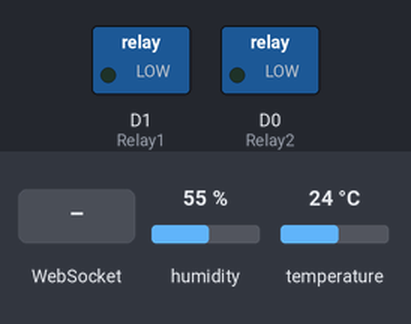
Simulated run of this sketch. Board: ESP8266 (NodeMCU). Parts: switched loads named in the sketch (green lamp = pin HIGH). Inputs (shaded band) come from the test bench; at power-on: humidity 55 %, temperature 24 °C. WiFi joins after 1.5 s; servers stay silent unless stated; what the sketch prints to the serial monitor is not drawn.

Above: at 1.3 s.
1.4 s: WebSocket text "OFF1" received
At 1.8 s:
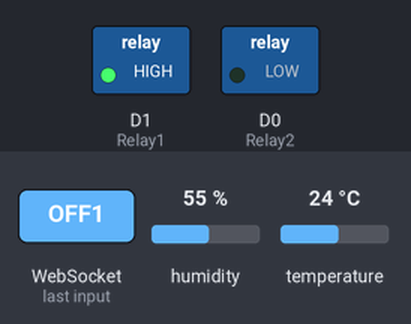
3.0 s: WebSocket text "OFF2" received
At 3.7 s:
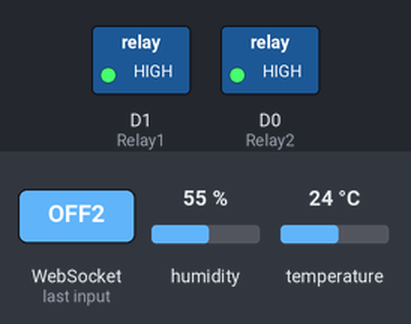
4.6 s: WebSocket text "ON1" received
At 5.5 s:
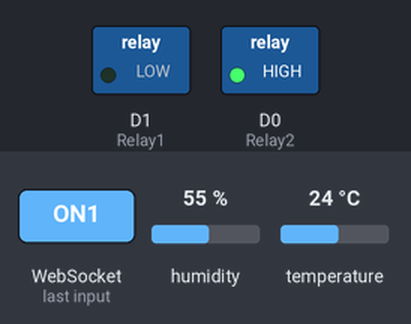
6.2 s: WebSocket text "ON2" received
At 7.4 s:
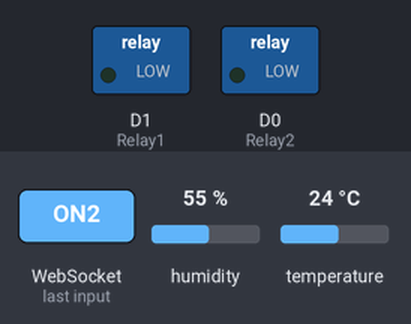
Timing chart, 0 to 8.8 s (numbered marks = the images above; inputs shaded):
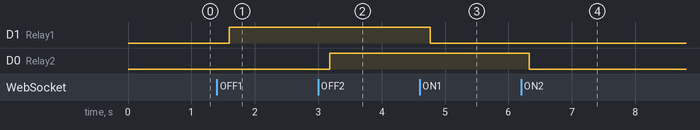

The sketch:

Project.ino
```cpp
#include "stdio.h"

#include "DHT.h"
const int DHTTYPE = DHT11;

const int DHTPin = 4;
const int Relay1 = 5;
const int Relay2 = 16;


String Rx;
String alert;
int Ttemp1 = 0;
int Htemp1 = 0;
int Datatemp = 0;

float H0 = 90;
float H1  = 20;
float T0 = 33;
float T1 = 20;


float Tx,Hx;
String D4;


DHT dht(DHTPin, DHTTYPE);     // Initialize DHT sensor.
static char celsiusTemp[7];
static char fahrenheitTemp[7];
static char humidityTemp[7];


// Include for Server
#include <ESP8266WiFi.h>
#include <ESP8266WebServer.h>
#include <BlynkSimpleEsp8266.h>
#include <ESP8266mDNS.h>  //Thư viện mDNS
#include <WebSocketsServer.h>
WebSocketsServer webSocket = WebSocketsServer(81);
ESP8266WebServer webServer(80);
BlynkTimer timer_update;
char* ssid = "Nguyen";
char* pass = "12345678";


const char MainPage[] PROGMEM = R"=====(
<!DOCTYPE html>
  <html>
   <head>
       <title>HOME PAGE</title>
       <style>
          body {text-align:center;}
          h1 {color:#003399;}
          a {text-decoration: none;color:#FFFFFF;}

          .bt_1 {
            height:50px;
            width:100px;
            margin:10px 0;
            background-color:#FF0F9F;
            border-radius:5px;
          }
          .bt_2 {
            height:50px;
            width:100px;
            margin:10px 0;
            background-color:#00FE00;
            border-radius:5px;
          }

      .Tag{
      font-size: 25px;
      style: color:red;
      }
      .Header{
      font-size: 30px;
      style: color: black;
      background-color: pink;
      }
       </style>
       <meta name="viewport" content="width=device-width,user-scalable=0" charset="UTF-8">
   </head>
   <body onload="javascript:init()">

    <h1 class = 'Header'> ĐỒ ÁN GIÁM SÁT  </h1>


    <div    <p class="Tag" > Thông số  </div>
  <div  <p class="Tag" > Nhiệt độ - Độ Ẩm </div>
  <div  <p  </div>

    <button class="bt_2"style="color:pink" id = "Nhiệt" >D1 </button>
  <button class="bt_2"style="color:pink" id = "Độ ẩm" >D2 </button>

    </div>
<h2 class = "Tag"> Bật Tắt </h2>

  <div>
    <button class="bt_2"style="color:red"onclick="sendData(OFF1)" id = "BUTTON1" > OFF1 </button>
  <button class="bt_2"style="color:red"onclick="sendData(ON1)" id = "BUTTON2" > ON1 </button>

<div>
  <button class="bt_2"style="color:red"onclick="sendData(OFF2)" id = "BUTTON3" > OFF2 </button>
  <button class="bt_2"style="color:red"onclick="sendData(ON2)" id = "BUTTON4" > ON2 </button>
<div>
  <button class="bt_2"style="color:red"onclick="alertCS()" id = "check" > check </button>
    </div>

      <script>
        function alertCS(){
            alert("Xác nhận button 1");
        }
  </script>

  <script>
  function alerthight(){
      alert(" Server Error");
      }
      </script>


      <script>
            var Socket;      //Khai báo biến Socket
            function init(){
              //Khởi tạo websocket
              Socket = new WebSocket('ws://' + window.location.hostname + ':81/');
              //Nhận broadcase từ server
              Socket.onmessage = function(event){


                var JSONobj = JSON.parse(event.data);   //Tách dữ liệu json


                document.getElementById("Nhiệt").innerHTML = JSONobj.D1;
        document.getElementById("Độ ẩm").innerHTML = JSONobj.D2;


              }
            }
            //-----------Gửi dữ liệu lên Server-------------------
            function sendData(data){
              Socket.send(data);
            }
      </script>
   </body>
  </html>
)=====";


void setup() {

  //  setup for server


  pinMode(Relay1,OUTPUT);
  pinMode(Relay2,OUTPUT);


  //===============Thiết lập kết nối WiFi=================//
  //WiFi.begin(ssid,pass);
  Serial.begin(9600);
  //Serial.print("Connecting");
//  while(WiFi.status()!=WL_CONNECTED){
//    delay(500);
//    Serial.print("...");
//  }
//  Serial.println(WiFi.localIP());
  WiFi.disconnect();
  WiFi.mode(WIFI_AP);
  WiFi.softAP(ssid, pass);
  //======Khởi tạo mDNS cấp phát Tên miền E-SMART HOME====//
  if (!MDNS.begin("E-SMARTHOME")) {
    Serial.println("Error setting up MDNS responder!");
    while (1) {
      delay(1000);
    }
  }
  Serial.println("mDNS responder started");
  MDNS.addService("http","tcp",80);
  //=================Khởi tạo Web Server=================//

  webServerStart();
  webSocket.begin();
  webSocket.onEvent(webSocketEvent);
  timer_update.setInterval(1000L, updateStateD);


  //  setup for dht11

  delay(10);
  dht.begin();

}

void loop() {
  MDNS.update();  //mDNS
  webServer.handleClient();
  webSocket.loop();


  float hx =  readdht11_readh();
  float tx =  readdht11_readt();


  Hx = hx;
  Tx = tx;
  float blank  ;


  String  D1 = convert(hx);
  String  D2 = convert(tx);

  Comparet(tx);
  Compareh(hx);


  String JSONtxt = "{\"D1\":\""+D1+"\",\"D2\":\""+D2+"\"}";
  webSocket.broadcastTXT(JSONtxt);

  delay(500);


}

float readdht11_readh(){
  // Sensor readings may also be up to 2 seconds 'old' (its a very slow sensor)
  float h = dht.readHumidity();
  // Read temperature as Celsius (the default)
  float t = dht.readTemperature();
  // Read temperature as Fahrenheit (isFahrenheit = true)
  float f = dht.readTemperature(true);
  float hic;
  float hif;
  // Check if any reads failed and exit early (to try again).
  if (isnan(h) || isnan(t) || isnan(f)) {
    Serial.println("Failed to read from DHT sensor!");

  }
  else {
    /*
    delay(10);
    Serial.print("Humidity: ");
    Serial.print(h);
    Serial.print(" %\t Temperature: ");
    Serial.print(t);
    Serial.print(" *C ");
//    Serial.print(f);
//    Serial.print(" *F\t Heat index: ");
//    Serial.print(hic);
 //   Serial.print(" *C ");
//    Serial.println(hif);
*/
  }
  return h;
}
float readdht11_readt(){
  // Sensor readings may also be up to 2 seconds 'old' (its a very slow sensor)
  float h = dht.readHumidity();
  // Read temperature as Celsius (the default)
  float t = dht.readTemperature();
  // Read temperature as Fahrenheit (isFahrenheit = true)
  float f = dht.readTemperature(true);
  float hic;
  float hif;
  // Check if any reads failed and exit early (to try again).
  if (isnan(h) || isnan(t) || isnan(f)) {
    Serial.println("Failed to read from DHT sensor!");

  }
  else {
    delay(20);
/*    Serial.print("Humidity: ");
    Serial.print(h);
    Serial.print(" %\t Temperature: ");
    Serial.print(t);
    Serial.print(" *C ");
    Serial.print(f);
    Serial.print(" *F\t Heat index: ");
    Serial.print(hic);
    Serial.print(" *C ");
    Serial.println(hif);
    */
  }
  return t;
}

void Compareh(float h)
{
  if( h> H0 && Ttemp1  == 0)
  {
    String Content = "Do am cao";
    alert = Content;
    Ttemp1 = 1;
    }
  else  {
    if(h <H1 && Ttemp1  == 0){
        String Content = "Do am thap";
        alert = Content;
        Ttemp1  =1;

    }
    else{
          alert  = "NOP";
          Ttemp1  = 0;
    }
  }
}

void Comparet(float t)
{
  if( t>T0 && Htemp1  ==  0)
  {
      String Content = "Nhiet do cao";
      alert = Content;
      Htemp1  = 1;
  }
  else  if( t< T1 && Htemp1  == 0){
       String Content = "Nhiet do thap";
       alert = Content;
       Htemp1  =1;
    }
    else {
      Htemp1  =0;
      alert = "NOP";
      }

}


String convert(float val)
{
  int i;
  char buff[10];
  char valueString[100] = "";
  for (i = 0; i < 10; i++) {
    dtostrf(val, 4, 2, buff);  //4 is mininum width, 6 is precision
    strcat(valueString, buff);
    strcat(valueString, ", ");
  }
  return buff;
}


//===================Chương trình con====================//
void webServerStart(){
  webServer.on("/",mainpage);
  webServer.begin();
}
void mainpage(){
  String s = FPSTR(MainPage);
  webServer.send(200,"text/html",s);
}

// ham xu ly tin hieu doc ve tu webserver //
void webSocketEvent(uint8_t num, WStype_t type,
                    uint8_t * payload,
                    size_t length)
{
  String payloadString = (const char *)payload;
//  Serial.print("payloadString= ");
//  Serial.println(payloadString);
  Rx = (const char*)payload;

  if(payloadString == "OFF1")
  {
    digitalWrite(Relay1, HIGH);
  }
  if(payloadString == "ON1")
  {
    digitalWrite(Relay1, LOW);
  }
  if(payloadString == "OFF2")
  {
    digitalWrite(Relay2, HIGH);
  }
  if(payloadString == "ON2")
  {
    digitalWrite(Relay2, LOW);
  }
}


ICACHE_RAM_ATTR void updateStateD(){
  String d1 = "";
  String d2 = "";

  String JSONtxt = "{\"D1\":\""+d1+"\",\"D2\":\""+d2+"\"}";
//  webSocket.broadcastTXT(JSONtxt);
//  Serial.println(JSONtxt);
}
```

Measured:
- after the input at 1.4 s, D1 (Relay1): LOW → HIGH after 0.20 s
- after the input at 3.0 s, D0 (Relay2): LOW → HIGH after 0.18 s
- after the input at 4.6 s, D1 (Relay1): HIGH → LOW after 0.16 s
- after the input at 6.2 s, D0 (Relay2): HIGH → LOW after 0.13 s
